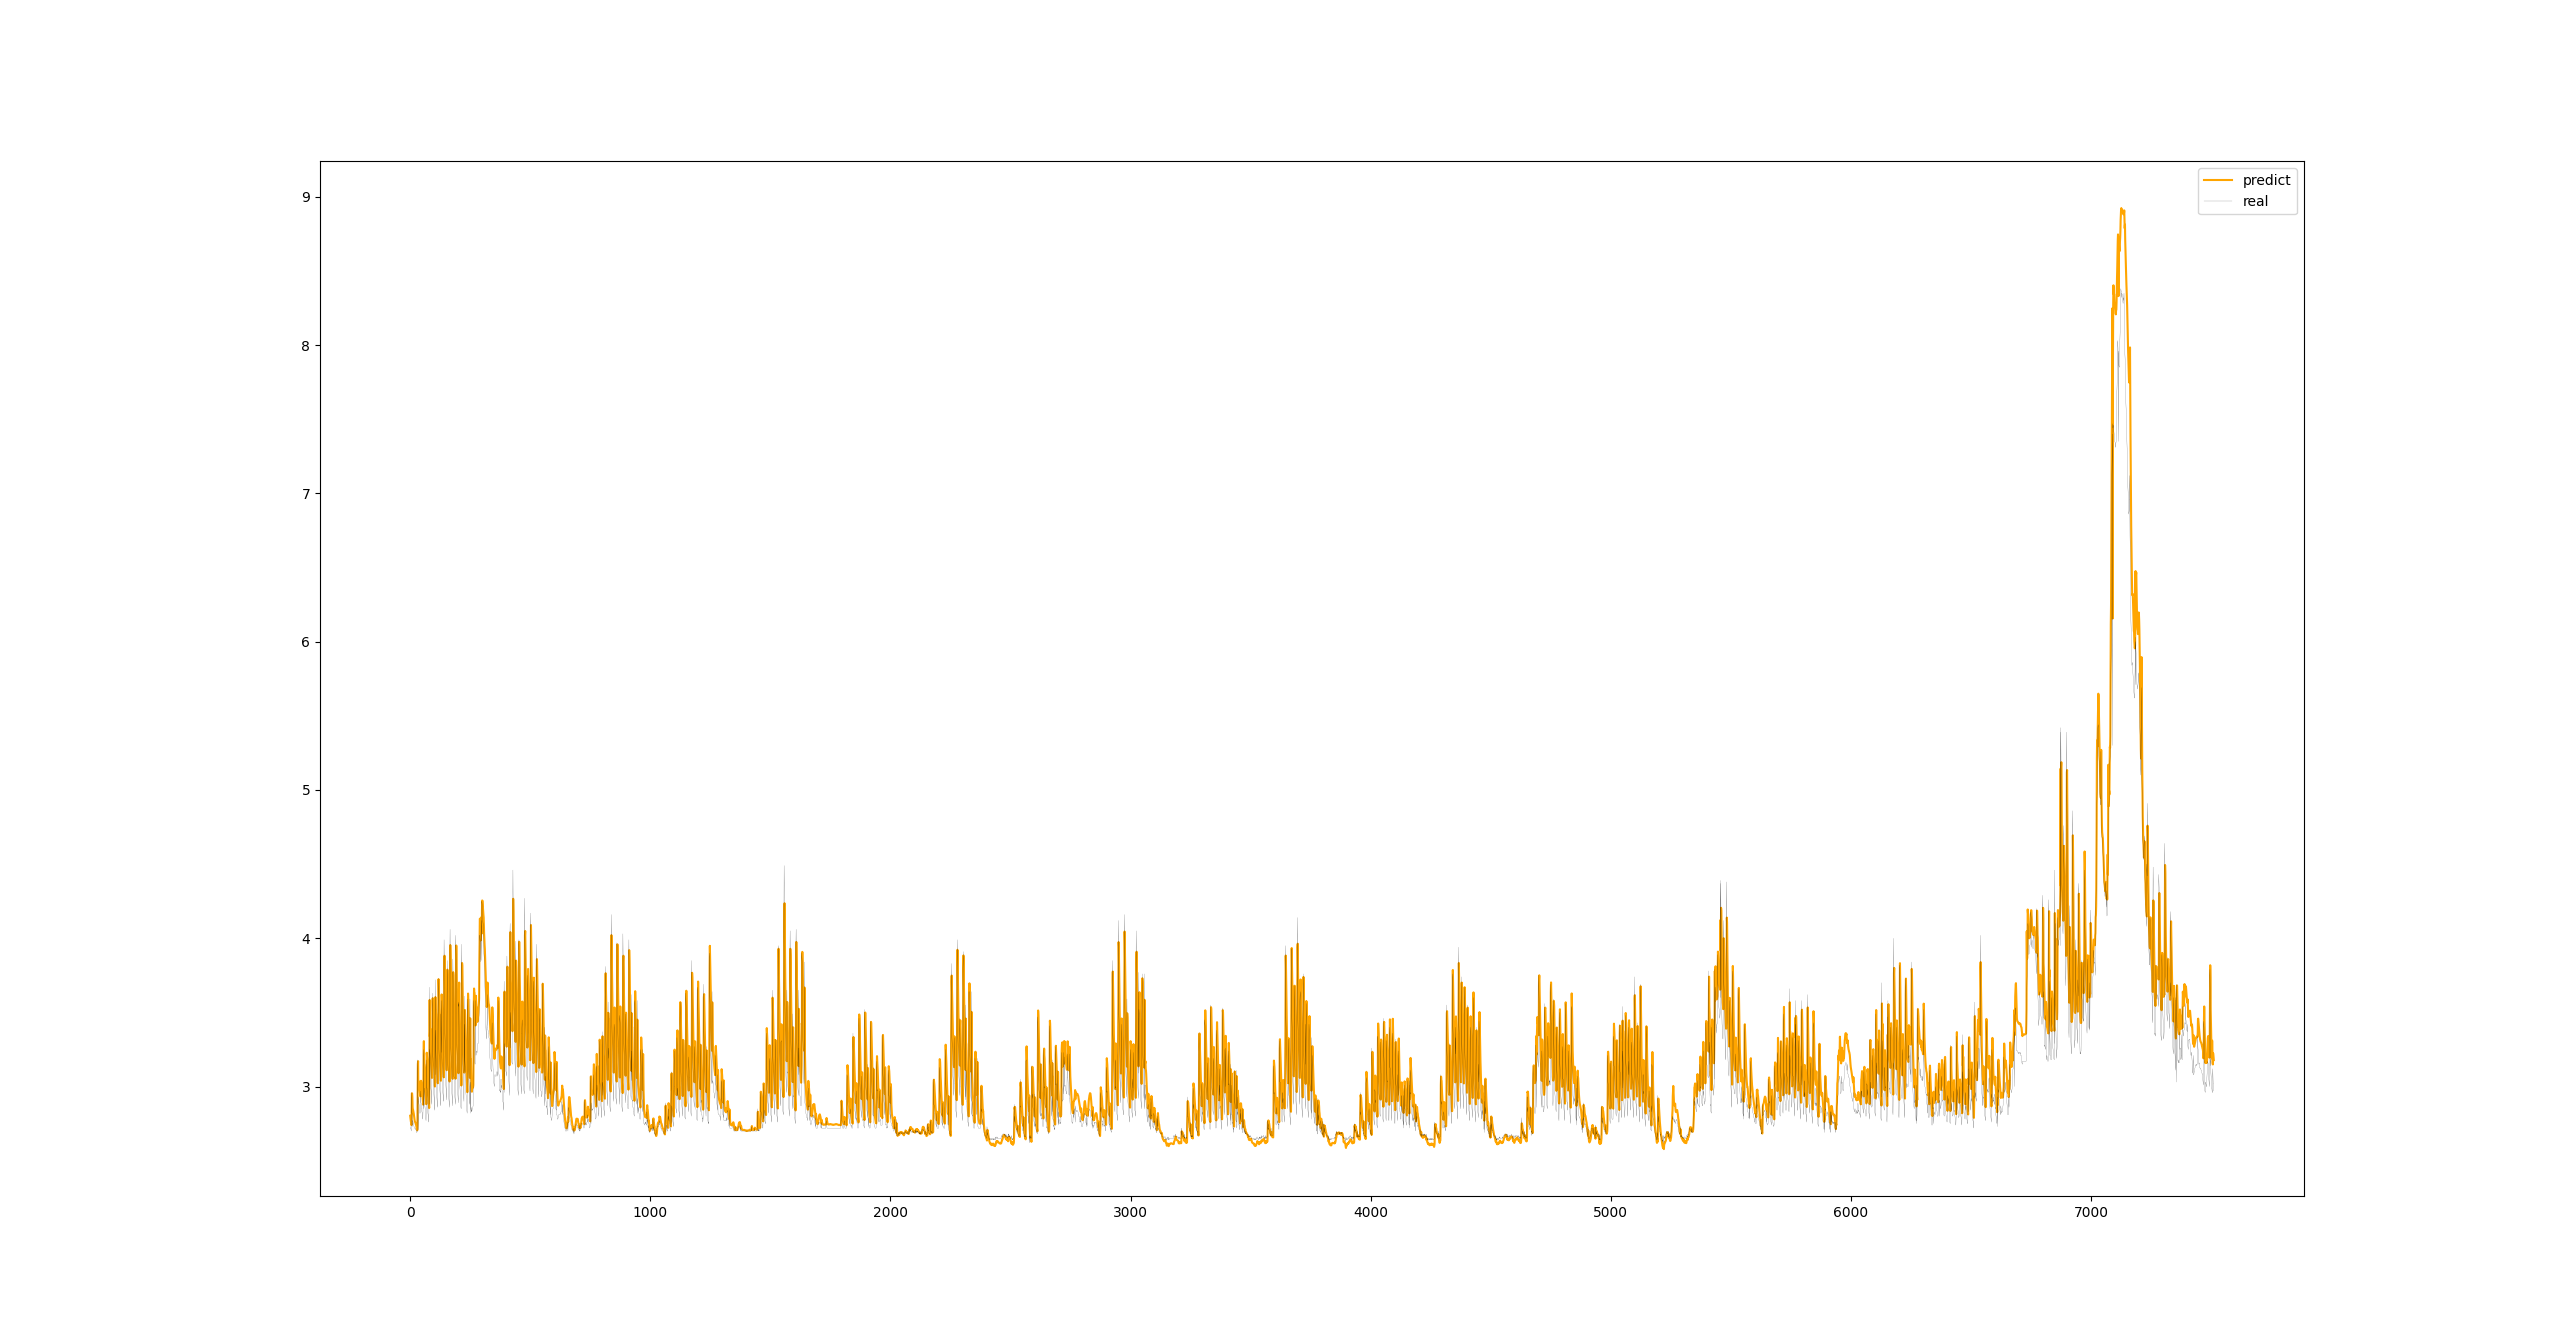

This figure's Python source:
import torch 
import torch.nn as nn
import torch.optim as optim
import numpy as np
import pandas as pd
from torch.utils.data import TensorDataset 
from torch.utils.data import DataLoader 
import matplotlib.pyplot as plt
from sklearn.preprocessing import MinMaxScaler
from sklearn.preprocessing import StandardScaler
device = torch.device("cuda")


# random seed fix
torch.manual_seed(0)
torch.cuda.manual_seed(0)
torch.cuda.manual_seed_all(0)
np.random.seed(0)


def load_dataset():
    # 저수위	방수로	저수량	저수율	유입량	공용량	총 방류량	발전	여수로	기타	취수량
    # ["level", "1", "contain", "2", "income", "3", "outcome", "4", "5", "6", "7"]

    # paldang loading
    paldang_level = pd.read_csv("./dataset/paldang_level.csv")
    paldang_level.columns = ["datetime", "paldang_level", "1", "paldang_contain", "2", "paldang_income", "3", "paldang_outcome", "4", "5", "6", "7"]
    paldang_level = paldang_level.drop(columns=['1', '2', '3', '4', '5', '6', '7'])
    paldang_level['datetime'] = paldang_level['datetime'].str.slice(start=0, stop=-1)

    # jamsoo loading
    jamsoo_level = pd.read_csv("./dataset/jamsoo_level.csv")
    js = []
    for i in range(len(jamsoo_level)):
        oneday = None
        date = ""
        for index, j in enumerate(jamsoo_level.loc[i]):
            datetime = ""
            if index==0:
                date = j
            else:
                time = str(index)
                datetime = date + " " + (time if len(time)>1 else "0"+time)
                oneday = [datetime, j]     
                js.append(oneday)
    jamsoo_level = pd.DataFrame(js, columns=["datetime", "jamsoo_level"])

    # songjeong loading
    songjeong_rain = pd.read_csv("./dataset/songjeong_rain.csv")
    sj = []
    for i in range(len(songjeong_rain)):
        oneday = None
        date = ""
        for index, j in enumerate(songjeong_rain.loc[i]):
            datetime = ""
            if index==0:
                date = str(int(j))
                date = date[:4]+'-'+date[4:6]+'-'+date[6:]
            else:
                time = str(index)
                datetime = date + " " + (time if len(time)>1 else "0"+time)
                oneday = [datetime, j]     
                sj.append(oneday)
    songjeong_rain = pd.DataFrame(sj, columns=["datetime", "songjeong_rain"])

    # outer join (record should be 3134days * 24hours = 75216)
    temp = pd.merge(paldang_level, jamsoo_level, left_on='datetime', right_on='datetime', how='right')
    dataset = pd.merge(songjeong_rain, temp, left_on='datetime', right_on='datetime', how='right')
    
    return dataset

def preprocessing(data, window_size, output_size):
    x, y = data
    x_data = []
    y_data = []
    for index in range(len(y)):
        if index+window_size+output_size > len(y):
            break
        x_data.append(x[index:index+window_size])
        y_data.append(y[index+window_size:index+window_size+output_size])
    
    return torch.FloatTensor(x_data), torch.FloatTensor(y_data)

def split_train_and_test(dataset, percentage):
    x, y = dataset
    split = int(len(x)*percentage)
    x_train = x[:split]
    y_train = y[:split]
    x_test = x[split:]
    y_test = y[split:]
    return (x_train, y_train), (x_test, y_test)

class simpleMLP:
    def __init__(self, input_size, output_size):
        self.W = torch.FloatTensor(np.random.rand(input_size, output_size)).to(device)
        self.b = torch.FloatTensor(np.random.rand(output_size)).to(device)
        self.W.requires_grad_(True)
        self.b.requires_grad_(True)
        
    def forward(self, x):
        return x.matmul(self.W)+self.b    
    
    def parameters(self):
        return [self.W, self.b]
    
class simpleRNN:
    def __init__(self, input_size, hidden_size):
        self.layer = len(hidden_size)
        self.cell = []
        self.params = []
        self.status = []
        self.output = None
        self.tanh = nn.Tanh()
        for l in range(self.layer):
            cell = simpleMLP(input_size if l==0 else hidden_size[l-1], hidden_size[l])
            Wh = torch.FloatTensor(np.random.rand(hidden_size[l], hidden_size[l])).to(device)
            bh = torch.FloatTensor(np.random.rand(hidden_size[l])).to(device)
            self.params.append([Wh, bh])
            self.cell.append(cell)
            self.status.append(None)            
    
    def forward(self, x):
        for t in range(x.shape[-2]):
            for l in range(self.layer):
                status = self.cell[l].forward(x[..., t:t+1, :] if l==0 else self.status[l-1]) + ((self.status[l].matmul(self.params[l][0])+self.params[l][1]) if t!=0 else 0)
                self.status[l] = self.tanh(status)
            self.output = torch.cat([self.output, self.status[l]], dim=-2) if t!=0 else self.status[l]
        return self.output
    
    def parameters(self):
        p = []
        for mlp in self.cell:
            for pa in mlp.parameters():
                p.append(pa)
        for h in self.params:
            for hnb in h:
                p.append(hnb)
        return p
    
class myRNN:
    def __init__(self, input_size, hidden_size, output_size, output_length):
        self.output_length = output_length
        self.rnn = simpleRNN(input_size, hidden_size)
        self.mlp = simpleMLP(hidden_size[-1], output_size)
    
    def forward(self, x):
        rnn_output = self.rnn.forward(x)
        rnn_output = rnn_output[..., -self.output_length:, :]
        return self.mlp.forward(rnn_output)
    
    def parameters(self):
        return [*self.rnn.parameters(), *self.mlp.parameters()]
    
    def cost_function(self):
        def cost_function (prediction, Y):
            err = prediction-Y
            cost = err**2
            cost[err<0] *= 3
            cost[err>0] /= 3
            cost = cost.mean()
            return cost
        return cost_function

# features
input_size = 6
output_size = 1

# hyper parameters
window_size = 10
output_length = 1
hidden_size = [5,3]
learning_rate = 0.001
train_size = 0.9
batch_size = 300
epoch = 120

###################################################################################
################################START##############################################
###################################################################################


# load dataset
dataset = load_dataset()

# check missing value
# print(dataset.isnull().sum())

# fill missing value
dataset = dataset.fillna(method='ffill')

# drop datetime
dataset = dataset.drop(columns=['datetime'])

# scaling data
minMaxScaler = MinMaxScaler(feature_range=(0,10))
dataset = minMaxScaler.fit_transform(dataset)
dataset = pd.DataFrame(dataset)

# split x & y
x_dataset = dataset
y_dataset = dataset[[5]].copy()

# split train & test 
train, test = split_train_and_test((x_dataset, y_dataset), train_size)
x_train, y_train = train
x_test, y_test = test

# split window & convert to tensor
train_data = preprocessing((x_train.to_numpy().tolist(), y_train.to_numpy().tolist()), window_size, output_length)   
test_data = preprocessing((x_test.to_numpy().tolist(), y_test.to_numpy().tolist()), window_size, output_length)   

# create minibatch
x_train, y_train = train_data
dataset = TensorDataset(x_train, y_train)
dataloader = DataLoader(dataset, batch_size=batch_size, shuffle=True)

# model set
myrnn = myRNN(input_size, hidden_size, output_size, output_length)
optimizer = optim.Adam(myrnn.parameters(), learning_rate)
MSE_function = nn.MSELoss()
cost_function = myrnn.cost_function()


# train data
for epoch in range(epoch):
    for index, minibatch in enumerate(dataloader):
        # droplast
        if index == len(dataloader)-1:
            break
        X = minibatch[0].to(device)
        Y = minibatch[1].to(device)
        prediction = myrnn.forward(X).to(device)
        cost = cost_function(prediction, Y)
    
        optimizer.zero_grad()
        cost.backward()
        optimizer.step()
    if epoch%10 == 0:
        print(cost)
        pass

# test data
x_test, y_test = test_data
dataset = TensorDataset(x_test, y_test)
dataloader = DataLoader(dataset, batch_size=1, shuffle=False)

predict = []
real = []

costsum = 0
MSEsum = 0 
for index, minibatch in enumerate(dataloader):
    X = minibatch[0].to(device)
    Y = minibatch[1]
    prediction = myrnn.forward(X).cpu()
    costsum += cost_function(prediction, Y).detach().numpy()
    MSEsum += MSE_function(prediction, Y).detach().numpy()
    
    predict.append(prediction.squeeze(-1).squeeze(0).detach().numpy()[-1])
    real.append(Y.squeeze(-1).squeeze(0).numpy()[-1])
    
costsum /= len(dataloader)
MSEsum /= len(dataloader)
print(MSEsum)
print(costsum)

frame = np.zeros((len(real), 5))
predict = np.array(predict).reshape(-1, 1)
real    = np.array(real   ).reshape(-1, 1)
predict = np.concatenate((frame, predict), axis=1)
real    = np.concatenate((frame, real   ), axis=1)

predict = minMaxScaler.inverse_transform(predict)[:, 5:6]
real    = minMaxScaler.inverse_transform(real   )[:, 5:6]
predict = np.round(predict, 3)
real    = np.round(real   , 3)


print(MSE_function(torch.FloatTensor(predict), torch.FloatTensor(real)))
print(cost_function(torch.FloatTensor(predict), torch.FloatTensor(real)))

plt.plot(predict, label="predict", color="orange")
plt.plot(real, label="real", linewidth=0.1, color="black")
plt.legend()
plt.show()



# MSE before inverse: 0.06505225957782641
# # myCost before inverse: 0.055445426660027386
# MSE after inverse: 0.0523
# # myCost after inverse: 0.0446
